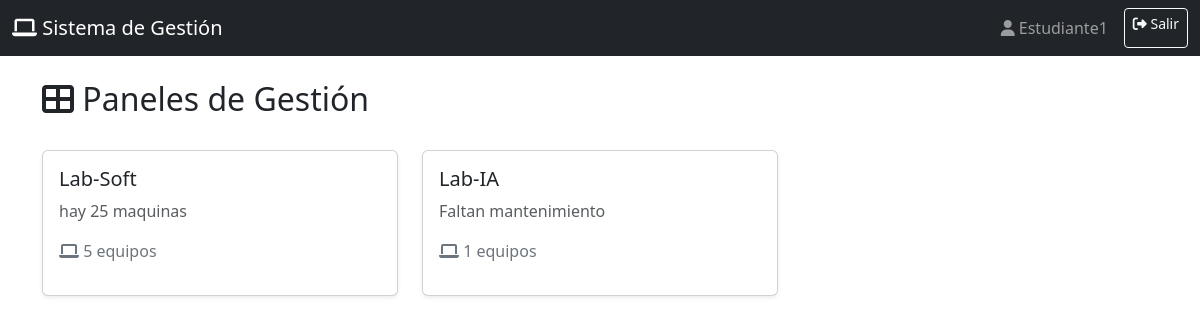
The app's page /dashboard (signed in) with its own data.
### models/Usuario.py (models this page shows, shortened)
class Usuarios(UserMixin, db.Model):
    __tablename__ = 'usuarios'
    id = db.Column(db.Integer, primary_key=True)
    username = db.Column(db.String(80), unique=True, nullable=False)
    password = db.Column(db.Text, nullable=False)
    rol = db.Column(db.String(20), nullable=False, default='estudiante')
    __table_args__ = (
        CheckConstraint("rol IN ('admin', 'profesor', 'estudiante', 'tecnico')", name='check_rol'),
    )

### models/Lab.py (models this page shows)
class Laboratorios(db.Model):
    __tablename__ = 'laboratorios'
    id = db.Column(db.Integer, primary_key=True)
    nombre = db.Column(db.String(100), unique=True, nullable=False)
    descripcion = db.Column(db.Text)
    equipos = db.relationship('Equipos', backref='laboratorio', lazy=True, cascade='all, delete-orphan')

### controllers/lab_controller.py (the view)
@Lab_bp.route('/dashboard')
@login_required
def dashboard():
    panels = Laboratorios.query.all()
    return render_template('dashboard.html', panels=panels)

### app.py (called while the page is built)
@login_manager.user_loader
def load_user(user_id):
    return Usuarios.query.get(int(user_id))

### views/templates/dashboard.html (shortened to what this page needs)
{% extends "base.html" %}
{% block content %}
<div class="d-flex justify-content-between align-items-center mb-4">
    <h2><i class="fas fa-th-large"></i> Paneles de Gestión</h2>
</div>
<div class="row">
    {% for panel in panels %}
    <div class="col-md-4 mb-4">
        <div class="card shadow-sm panel-card"
            onclick="window.location.href='{{ url_for('laboratorio.view_panel', panel_id=panel.id) }}'">
            <div class="card-body">
                <h5 class="card-title">{{ panel.nombre }}</h5>
                <p class="card-text text-muted">{{ panel.descripcion or 'Sin descripción' }}</p>
                <p class="text-secondary">
                    <i class="fas fa-laptop"></i> {{ panel.equipos|length }} equipos
                </p>
            </div>
        </div>
    </div>
    {% endfor %}
</div>
{% endblock %}

### views/templates/base.html (shortened to what this page needs)
<!DOCTYPE html>
<html lang="es">
<head>
    <link href="https://cdnjs.cloudflare.com/ajax/libs/bootstrap/5.3.0/css/bootstrap.min.css" rel="stylesheet">
    <link href="https://cdnjs.cloudflare.com/ajax/libs/font-awesome/6.4.0/css/all.min.css" rel="stylesheet">
    <link rel="stylesheet" href="{{ url_for('static', filename='css/style.css') }}">
</head>
<body>
    {% if current_user.is_authenticated %}
    <nav class="navbar navbar-expand-lg navbar-dark bg-dark">
        <div class="container-fluid">
            <a class="navbar-brand" href="{{ url_for('laboratorio.dashboard') }}">
                <i class="fas fa-laptop"></i> Sistema de Gestión
            </a>
            <div class="navbar-nav ms-auto">
                <span class="navbar-text me-3">
                    <i class="fas fa-user"></i> {{ current_user.username }}
                </span>
                <a class="btn btn-outline-light btn-sm" href="{{ url_for('auth.logout') }}">
                    <i class="fas fa-sign-out-alt"></i> Salir
                </a>
            </div>
        </div>
    </nav>
    {% endif %}
    <div class="container mt-4">
        {% block content %}{% endblock %}
    </div>
</body>
</html>

### static/css/style.css (style rules this page uses)
.panel-card { cursor: pointer; transition: transform 0.2s ease, box-shadow 0.2s ease; }

### records on screen
Usuarios: username "Estudiante1"
Laboratorios: nombre "Lab-Soft", descripcion "hay 25 maquinas", equipos|length "5"
Laboratorios: nombre "Lab-IA", descripcion "Faltan mantenimiento", equipos|length "1"
